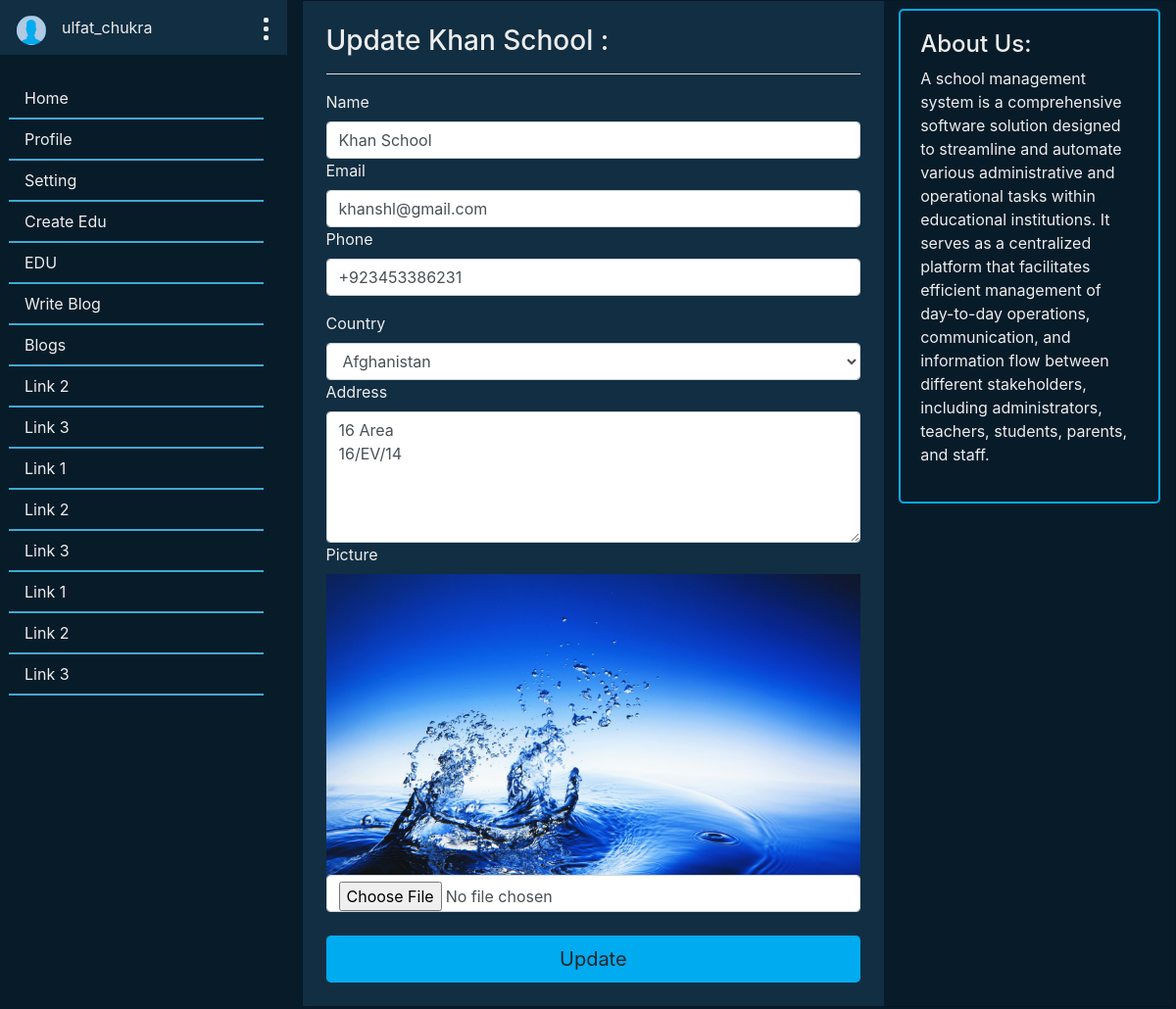
/edu/Khan_School474aa/update/ (signed in), run on the app's committed database.
### gen_user/models.py (models this page shows, shortened)
class GenUser(AbstractBaseUser, PermissionsMixin):
    user = models.OneToOneField(User, null=True, blank=True, on_delete=models.CASCADE)
    first_name = models.CharField(max_length=30)
    last_name = models.CharField(max_length=30,null=True, blank=True,)
    username = models.CharField(max_length=150, unique=True)
    password = models.CharField(max_length=128)
    father_name = models.CharField(max_length=255)
    PhoneNumber = models.CharField(blank=True,null=True,max_length=30)
    email = models.EmailField(max_length=255, unique=True)
    picture = models.ImageField(upload_to=upload_path, blank=True)
    uuid = models.UUIDField(default=uuid.uuid4, editable=False)
    cnic = models.CharField(max_length=15,unique=True)
    DOB = models.DateField()
    country = CountryField()
    sex = models.CharField(max_length=10,choices=(('male', 'Male'), ('female', 'Female'), ('other', 'Other')))
    join_date = models.DateTimeField(default=timezone.now , editable=False)
    pk_key = models.CharField(max_length=255, unique=True)
    email_verification_token = models.CharField(max_length=255, null=True, blank=True)
    emailConformation = models.BooleanField(default=False)
    PhoneNumberConformation = models.BooleanField(default=False)
    PaidMember = models.BooleanField(default=False)
    is_active = models.BooleanField(default=True)
    is_staff = models.BooleanField(default=False)
    USERNAME_FIELD = 'username'
    REQUIRED_FIELDS = ['username']
    objects = UserManager()
    groups = models.ManyToManyField(
        'auth.Group', related_name='custom_users', blank=True)
    user_permissions = models.ManyToManyField(
        'auth.Permission', related_name='custom_users', blank=True)

### edu/models.py (models this page shows, shortened)
class xEduInstitution(models.Model):
    OwnerOfX = models.OneToOneField(User, on_delete=models.CASCADE)
    name = models.CharField(max_length=150)
    typeOfInstitution = models.ForeignKey(InstitutionType, on_delete=models.CASCADE)
    uuid = models.UUIDField(default=uuid.uuid4,editable=False)
    email = models.EmailField()
    country = CountryField()
    phone = models.CharField(max_length=20)
    address = models.CharField(max_length=255)
    picture = models.ImageField(upload_to=upload_path, blank=True)
    registration_date = models.DateField(default=timezone.now , editable=False)
    pk_key = models.CharField( unique=True, max_length=255)
    active = models.BooleanField(default=True)
    def __str__(self):
        return self.name

### edu/views.py (the view, shortened to what this page needs)
# urls.py: path('<str:pk_key>/update/',eduInstUpdate.as_view(),name="eduUpdate"),
class eduInstUpdate(UpdateView):
    model = xEduInstitution
    form_class = updateEDU
    template_name = "edu/eduUpdate.html"
    def get_object(self, queryset=None):
        pk_key = self.kwargs.get('pk_key')
        return get_object_or_404(xEduInstitution, pk_key=pk_key)
    def get(self, request, pk_key):
        edu = self.get_object()
        if request.user == edu.OwnerOfX:
            form = self.form_class(instance=edu)
            return render(request, self.template_name, {'edu': edu, 'form': form})
        else:
            return redirect('eduD', pk_key)

### edu/forms.py
class updateEDU(forms.ModelForm):
    class Meta:
        model = xEduInstitution
        fields = ['name','email','country','phone','address','picture']

### templates/edu/eduUpdate.html (shortened to what this page needs)
{% extends 'dboard.html' %}
{% block dashRoom %}
<div class="container bg-fst card ">
    <div class="row ">
        <div class="col-md-8 p-4 bg-snd txt-clr ">
            <h3>Update {{edu.name}} :</h3>
            <hr class="bg-light">
            <form method="POST"  enctype="multipart/form-data" action="">
                <div class="row g-3">
                    <div class="col-12">
                        <div class="fieldWrapper">
                            <label for="{{ form.name.id_for_label }}" class="form-label">Name</label><br>
                            <input type="text" class="form-control" id="name"  name="name" value="{{edu.name}}" >
                        </div>
                    </div>
                    <div class="col-12">
                        <div class="fieldWrapper">
                            <label for="{{ form.email.id_for_label }}" class="form-label">Email</label><br>
                            <input type="text" class="form-control" id=" email "  name="email" value="{{edu.email}}"  >
                        </div>
                    </div>
                    <div class="col-12">
                        <div class="fieldWrapper">
                            <label for="{{ form.phone.id_for_label }}" class="form-label">Phone</label><br>
                            <input type="phone" class="form-control" id="phone"  name="phone" value="{{edu.phone}}" >
                        </div>
                    </div>
                    <div class="col-12">
                        <div class="fieldWrapper">
                            <label for="{{ form.country.id_for_label }}"  class="form-label">Country</label>
                            <select class="form-control" id="{{ form.country.id_for_label }}" name="{{ form.country.html_name }}" value="{{edu.get_country_display}}">
                                {% for code, name in form.country.field.choices %}
                                    <option value="{{ code }}" {% if code == form.country.value %}selected{% endif %}>{{ name }}</option>
                                {% endfor %}
                            </select>
                          </div>
                    </div>
                    <div class="col-12">
                        <div class="fieldWrapper">
                            <label for="{{ form.address.id_for_label }}" class="form-label">Address </label><br>
                            <textarea type="textarea" class="form-control" id="address" rows=5 name="address" >{{edu.address}}</textarea>
                        </div>
                    </div>
                    <div class="col-12">
                        <div class="fieldWrapper">
                            <label for="{{ form.picture.id_for_label }}" class="form-label">Picture </label><br>
                            {% if edu.picture %}
                            <img src="{{ edu.picture.url }}" alt="Current Picture" class="fluid-img img-fm" >
                            {% endif %}
                            <input type="file" class="form-control" id="{{ form.picture.id_for_label }}" name="{{ form.picture.html_name }}">
                        </div>
                    </div>
                    </div>
                    <br>
                    <button class="w-100 btn main-bg btn-lg" type="submit">Update</button>
                </form>
        </div>
        <br>
        <div class="col-md-4 ">
            <div class="cs-card mt-2 card-body">
               <h4>About Us:</h4>
               <p>A school management system is a comprehensive software solution designed to
               streamline and automate various administrative and operational tasks within educational
                institutions. It serves as a centralized platform that facilitates efficient management
                of day-to-day operations, communication, and information flow between
               different stakeholders, including administrators, teachers, students, parents, and staff.</p>
            </div>
        </div>
    </div>
</div>
<br>
{% endblock dashRoom %}

### templates/dboard.html (shortened to what this page needs)
{% load static %}
<!DOCTYPE html>
<html lang="en">
<head>
    <link rel="stylesheet" type="text/css" href="{% static 'css/main.css' %}">
    <link rel="stylesheet" type="text/css" href="{% static 'css/dashbord.css' %}">
    <link rel="stylesheet" href="https://stackpath.bootstrapcdn.com/bootstrap/4.5.2/css/bootstrap.min.css">
</head>
<body class="bg-fst">
    <div class="container-fluid p-0 txt-clr ">
        <div class="row ">
            <div class="col-md-3  sticky-top  dashNav p-0" style="min-height:100%;">
                <div class="btm-nv-db  sticky-top p-2 bg-snd">
                    <div class="pf-info pl-4 p-2 bg-snd" style="min-height:40px;">
                        <div>
                            <span class="float-left">
                                {% if request.user.genuser.picture %}
                                <img src="{{MEDIA_URL}}{{request.user.genuser.picture.url }}" alt="{{ request.user.genuser.username }}" class="main-bg rounded-circle" style="height:30px; width:30px;">
                                {% else %}
                                <img src="http://127.0.0.1:8000/media/images/genUserProfile/mob233-e0573643-8dbb-44e6-839f-0df6825a1b81-9649.jpg" alt="{{ genuser.username }}" class="main-bg rounded-circle" style="height:30px; width:30px;">
                                {% endif %}
                            </span>
                            <span class="float-left ml-3"><p>{{request.user}}</p></span>
                            <span class="float-right ml-3">
                                <div class="btn-group dropright">
                                    <div type="button"  class=" dots-container" data-toggle="dropdown"   aria-haspopup="true"  aria-expanded="false">
                                        <span class="dot"></span>
                                        <span class="dot"></span>
                                        <span class="dot"></span>
                                    </div>
                                </div>
                            </span>
                        </div>
                    </div>
                </div>
                <ul class="nav flex-column  p-4">
                    <li class="nav-item">
                        <a class="nav-link " href="{% url 'home' %}">Home</a>
                    </li>
                    <li class="nav-item">
                        <a class="nav-link" href="{% url 'genProfile' request.user %}">Profile</a>
                    </li>
                    <li class="nav-item">
                        <a class="nav-link" href="{% url 'profileSetting' request.user %}">Setting</a>
                    </li>
                    <li class="nav-item">
                        <a class="nav-link " href="{% url 'createEdu' %}">Create Edu</a>
                    </li>
                    {% if edu %}
                    <li class="nav-item">
                        <a class="nav-link" href="{% url 'eduD' edu.pk_key  %}">EDU</a>
                    </li>
                    {% endif %}
                    <li class="nav-item">
                        <a class="nav-link" href="{% url 'blogForm' %}">Write Blog</a>
                    </li>
                    <li class="nav-item">
                        <a class="nav-link " href="{% url 'bloglist' %}">Blogs</a>
                    </li>
                    <li class="nav-item">
                        <a class="nav-link" href="#">Link 2</a>
                    </li>
                    <li class="nav-item">
                        <a class="nav-link" href="#">Link 3</a>
                    </li>
                    <li class="nav-item">
                        <a class="nav-link " href="#">Link 1</a>
                    </li>
                    <li class="nav-item">
                        <a class="nav-link" href="#">Link 2</a>
                    </li>
                    <li class="nav-item">
                        <a class="nav-link" href="#">Link 3</a>
                    </li>
                    <li class="nav-item">
                        <a class="nav-link " href="#">Link 1</a>
                    </li>
                    <li class="nav-item">
                        <a class="nav-link" href="#">Link 2</a>
                    </li>
                    <li class="nav-item">
                        <a class="nav-link" href="#">Link 3</a>
                    </li>
                </ul>
            </div>
            <div class="col-md-9 ">
            {% block dashRoom %}
            {% endblock dashRoom %}
            </div>
        </div>
    </div>
</body>
</html>

### static/css/main.css (style rules this page uses)
:root { --bg-color:#081b29; --second-bg-color:#112e42; --text-color:#ededed; --main-color:#00abf0; }
html { overflow-x:hidden ; }
body { background-color: var(--bg-color) !important ; }
.bg-fst { background-color:var(--bg-color) !important; }
.bg-snd { background-color:var(--second-bg-color) !important; }
.txt-clr { color: var(--text-color) !important; }
.main-bg { background-color:var(--main-color) !important; }
.cs-card { background-color: var(--bg-color) !important; color: var(--text-color) !important; border: 2px solid var(--main-color) !important; border-radius: 5px !important; min-height: 45px; padding: 4px; }
.img-fm { height: 10%; width: 100%; }

### static/css/dashbord.css (style rules this page uses)
.dashNav { position: relative; height: 100vh; overflow-y: scroll; scrollbar-width: 10px; scrollbar-color: #42a9d1 #42a9d1; }
.dashNav ul li a { position: relative; color:#ededed !important; border-bottom: 2px solid #42a9d1; width: 100%; }
.btm-nv-db { width: auto; position: relative; margin-top:0px; }
.btm-nv-db .pf-info { width: 100% !important; }

### templates/dboard.html (style rules this page uses)
.dots-container { display:flex; flex-direction: column; align-items: center; }
.dot { width: 5px; height: 5px; border-radius: 35%; background-color: #ededed; margin: 2px 3px; }

### data on the page
xEduInstitution: name "Khan School", email "khanshl@gmail.com", phone "+923453386231", country "Afghanistan", address "16 Area 16/EV/14", picture (picture)

### other printed values
{{ request.user }} "ulfat_chukra"
